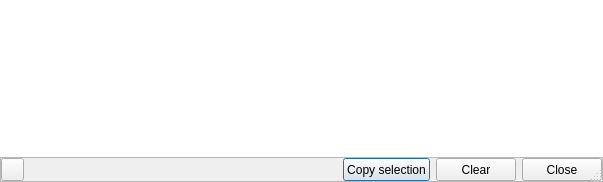
<?xml version="1.0" encoding="UTF-8"?>
<ui version="4.0">
 <class>TalipotLogger</class>
 <widget class="QDialog" name="TalipotLogger">
  <property name="geometry">
   <rect>
    <x>0</x>
    <y>0</y>
    <width>603</width>
    <height>182</height>
   </rect>
  </property>
  <property name="windowTitle">
   <string>Talipot Message Log</string>
  </property>
  <property name="sizeGripEnabled">
   <bool>true</bool>
  </property>
  <property name="modal">
   <bool>false</bool>
  </property>
  <layout class="QVBoxLayout" name="verticalLayout">
   <property name="spacing">
    <number>0</number>
   </property>
   <property name="leftMargin">
    <number>0</number>
   </property>
   <property name="topMargin">
    <number>0</number>
   </property>
   <property name="rightMargin">
    <number>0</number>
   </property>
   <property name="bottomMargin">
    <number>0</number>
   </property>
   <item>
    <widget class="QFrame" name="frame">
     <property name="autoFillBackground">
      <bool>false</bool>
     </property>
     <layout class="QVBoxLayout" name="verticalLayout_2">
      <property name="leftMargin">
       <number>0</number>
      </property>
      <property name="topMargin">
       <number>0</number>
      </property>
      <property name="rightMargin">
       <number>0</number>
      </property>
      <property name="bottomMargin">
       <number>0</number>
      </property>
      <item>
       <widget class="QListWidget" name="listWidget">
        <property name="frameShape">
         <enum>QFrame::NoFrame</enum>
        </property>
        <property name="editTriggers">
         <set>QAbstractItemView::CurrentChanged|QAbstractItemView::DoubleClicked</set>
        </property>
        <property name="alternatingRowColors">
         <bool>false</bool>
        </property>
        <property name="selectionMode">
         <enum>QAbstractItemView::ExtendedSelection</enum>
        </property>
        <property name="resizeMode">
         <enum>QListView::Adjust</enum>
        </property>
        <property name="selectionRectVisible">
         <bool>true</bool>
        </property>
       </widget>
      </item>
     </layout>
    </widget>
   </item>
   <item>
    <widget class="QFrame" name="frame_2">
     <property name="minimumSize">
      <size>
       <width>0</width>
       <height>25</height>
      </size>
     </property>
     <property name="maximumSize">
      <size>
       <width>16777215</width>
       <height>25</height>
      </size>
     </property>
     <property name="frameShape">
      <enum>QFrame::StyledPanel</enum>
     </property>
     <property name="frameShadow">
      <enum>QFrame::Raised</enum>
     </property>
     <property name="bottomFrame" stdset="0">
      <bool>true</bool>
     </property>
     <layout class="QHBoxLayout" name="horizontalLayout">
      <property name="spacing">
       <number>6</number>
      </property>
      <property name="leftMargin">
       <number>0</number>
      </property>
      <property name="topMargin">
       <number>0</number>
      </property>
      <property name="rightMargin">
       <number>0</number>
      </property>
      <property name="bottomMargin">
       <number>0</number>
      </property>
      <item>
       <widget class="QToolButton" name="anchoredCB">
        <property name="minimumSize">
         <size>
          <width>23</width>
          <height>23</height>
         </size>
        </property>
        <property name="maximumSize">
         <size>
          <width>23</width>
          <height>23</height>
         </size>
        </property>
        <property name="text">
         <string/>
        </property>
        <property name="checkable">
         <bool>true</bool>
        </property>
       </widget>
      </item>
      <item>
       <spacer name="horizontalSpacer">
        <property name="orientation">
         <enum>Qt::Horizontal</enum>
        </property>
        <property name="sizeHint" stdset="0">
         <size>
          <width>276</width>
          <height>18</height>
         </size>
        </property>
       </spacer>
      </item>
      <item>
       <widget class="QPushButton" name="copyButton">
        <property name="minimumSize">
         <size>
          <width>0</width>
          <height>23</height>
         </size>
        </property>
        <property name="maximumSize">
         <size>
          <width>16777215</width>
          <height>23</height>
         </size>
        </property>
        <property name="text">
         <string>Copy selection</string>
        </property>
       </widget>
      </item>
      <item>
       <widget class="QPushButton" name="clearButton">
        <property name="minimumSize">
         <size>
          <width>0</width>
          <height>23</height>
         </size>
        </property>
        <property name="maximumSize">
         <size>
          <width>16777215</width>
          <height>23</height>
         </size>
        </property>
        <property name="text">
         <string>Clear</string>
        </property>
       </widget>
      </item>
      <item>
       <widget class="QPushButton" name="closeButton">
        <property name="minimumSize">
         <size>
          <width>0</width>
          <height>23</height>
         </size>
        </property>
        <property name="maximumSize">
         <size>
          <width>16777215</width>
          <height>23</height>
         </size>
        </property>
        <property name="text">
         <string>Close</string>
        </property>
       </widget>
      </item>
     </layout>
    </widget>
   </item>
  </layout>
 </widget>
 <resources/>
 <connections/>
</ui>
